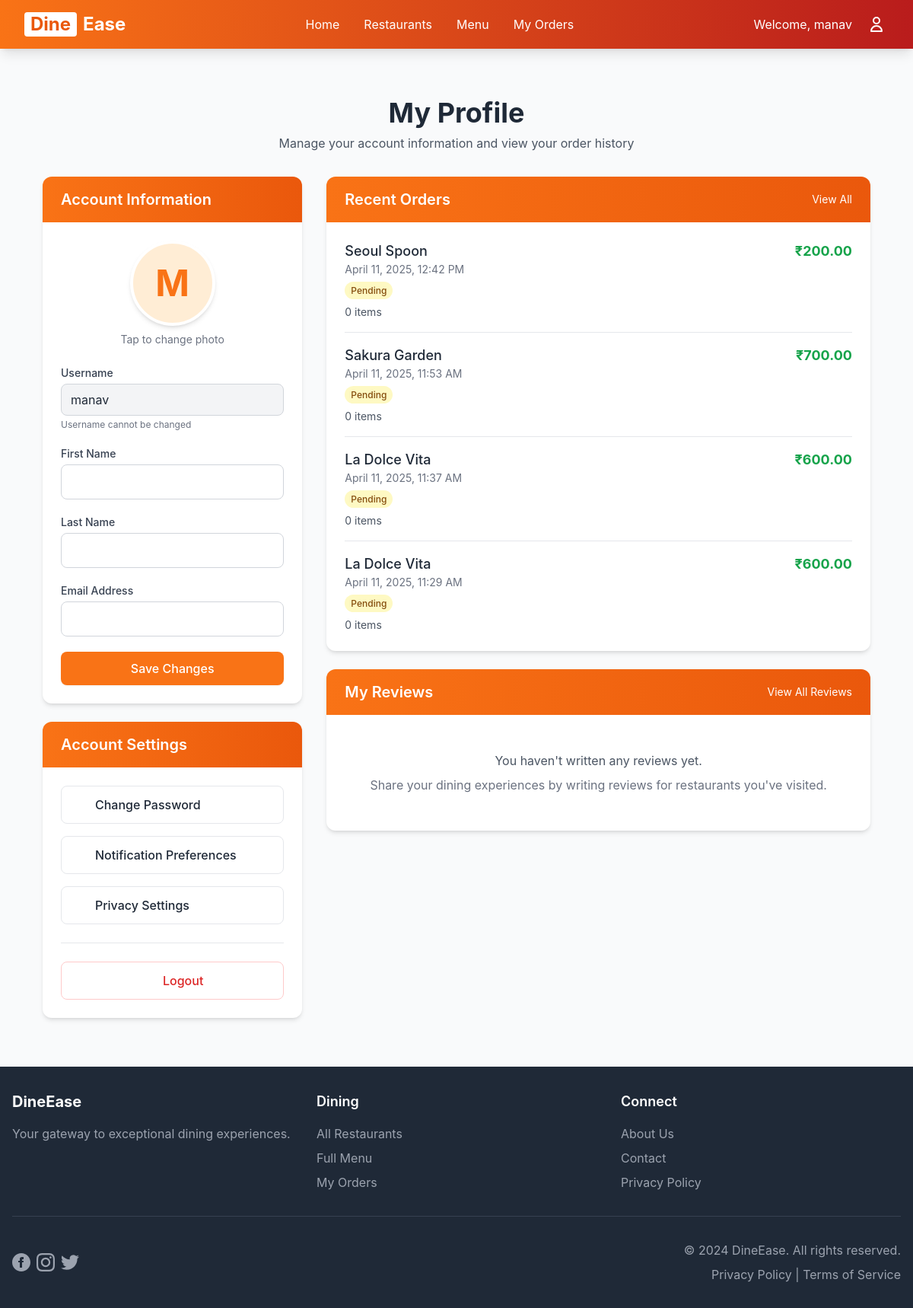
/profile/ (signed in), run on an earlier commit of the app's database.
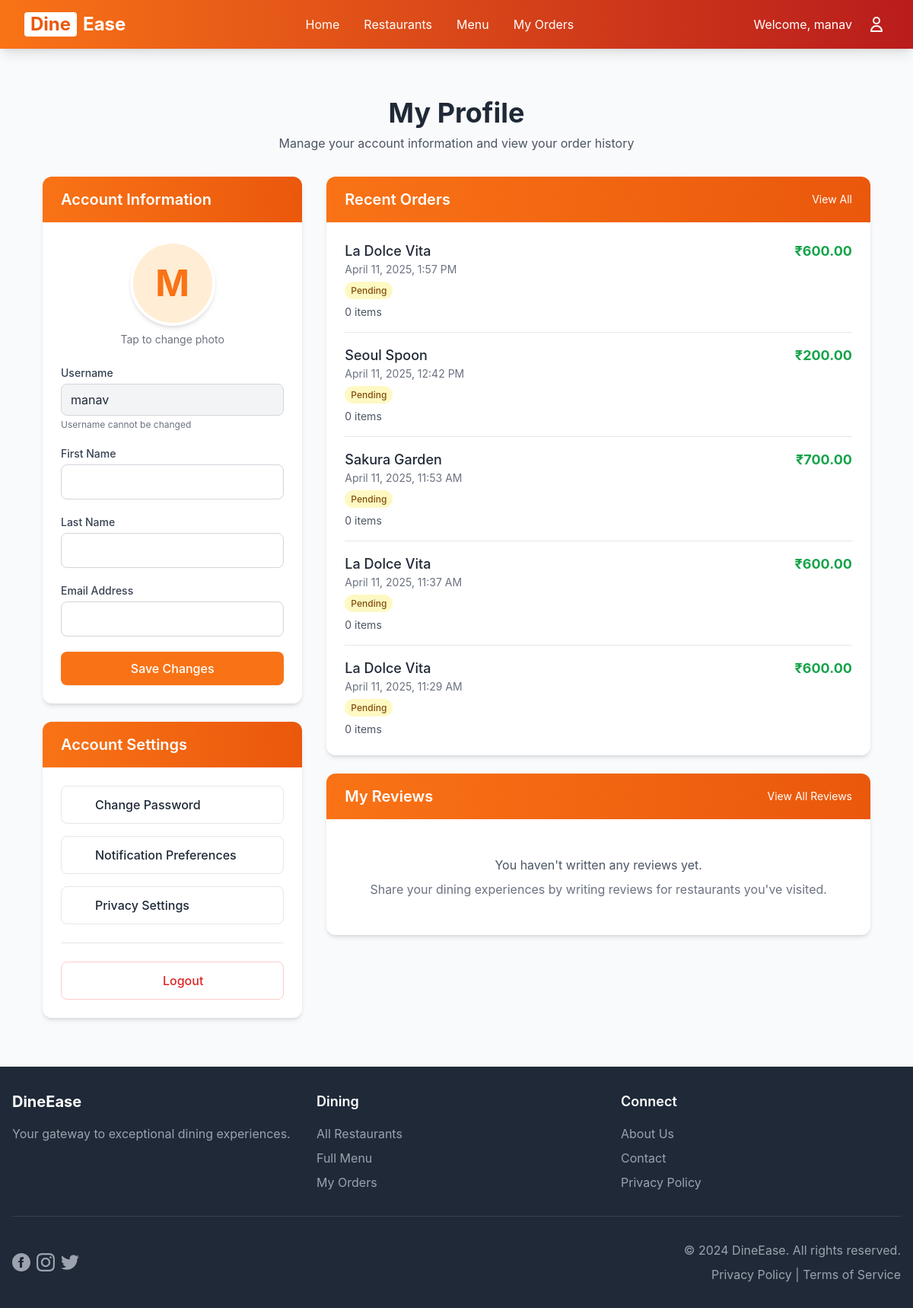
And on a later commit of the database.
### main/models.py (models this page shows, shortened)
class Order(models.Model):
    STATUS_CHOICES = [
        ('Pending', 'Pending'),
        ('Preparing', 'Preparing'),
        ('Completed', 'Completed'),
        ('Cancelled', 'Cancelled'),
    ]
    user = models.ForeignKey(User, on_delete=models.CASCADE, null=True, blank=True)
    guest_id = models.UUIDField(default=uuid.uuid4, editable=False, null=True, blank=True)
    restaurant = models.ForeignKey(Restaurant, on_delete=models.CASCADE)
    status = models.CharField(max_length=20, choices=STATUS_CHOICES, default='Pending')
    total_price = models.DecimalField(max_digits=8, decimal_places=2, default=0.00, editable=False)
    discount_applied = models.DecimalField(max_digits=8, decimal_places=2, default=0.00)
    coupon = models.ForeignKey(Coupon, null=True, blank=True, on_delete=models.SET_NULL)
    created_at = models.DateTimeField(auto_now_add=True)
    def __init__(self, *args, **kwargs):
        super().__init__(*args, **kwargs)
        self.skip_price_calculation = False

class Restaurant(models.Model):
    CUISINE_CHOICES = [
        ('korean','Korean'),
        ('italian', 'Italian'),
        ('japanese','Japanese'),
        ('mexican','Mexican'),
        ('chinese', 'Chinese'),
        ('thai', 'Thai'),
        ('spanish','Spanish'),
        ('indian', 'Indian'),
    ]
    name = models.CharField(max_length=255)
    location = models.CharField(max_length=255)
    description = models.TextField(blank=True)
    image = models.ImageField(upload_to="restaurants/", blank=True, null=True)
    cuisine = models.CharField(
        max_length=20,
        choices=CUISINE_CHOICES,
        default='indian'
    )

### main/views.py (the view, shortened to what this page needs)
# urls.py: path('profile/', views.user_profile, name='user_profile'),
@login_required
def user_profile(request):
    try:
        recent_orders = Order.objects.filter(user=request.user).order_by('-created_at')[:5]
        user_reviews = Review.objects.filter(user=request.user).select_related('restaurant').order_by('-created_at')[:3]
        context = {
            'user': request.user,
            'recent_orders': recent_orders,
            'user_reviews': user_reviews,
        }
        return render(request, 'main/user_profile.html', context)
    except Exception as e:
        messages.error(request, f'Error loading profile: {str(e)}')
        return redirect('home')

### hotel_management/urls.py (called while the page is built)
    def __call__(self, request):
        logger.info(f"Received request: {request.method} {request.path}")
        response = self.get_response(request)
        logger.info(f"Response status: {response.status_code}")
        return response

### main/templates/main/user_profile.html (shortened to what the changed rows need)
{% extends 'main/base.html' %}
{% load static %}
{% block content %}
<div class="max-w-6xl mx-auto p-3 sm:p-4 md:p-6 lg:p-8">
    <div class="text-center mb-6 md:mb-8">
        <h1 class="text-2xl sm:text-3xl md:text-4xl font-bold mb-2 text-gray-800">My Profile</h1>
    </div>
    <div class="grid grid-cols-1 lg:grid-cols-3 gap-4 md:gap-6 lg:gap-8" x-data="{ photoUploading: false }">
        <div class="lg:col-span-1 space-y-4 md:space-y-6">
            <div class="bg-white rounded-xl shadow-md overflow-hidden">
                <div class="bg-gradient-to-r from-orange-500 to-orange-600 px-6 py-4">
                    <h2 class="text-xl font-semibold text-white">Account Information</h2>
                </div>
            </div>
            <div class="bg-white rounded-xl shadow-md overflow-hidden">
                <div class="bg-gradient-to-r from-orange-500 to-orange-600 px-6 py-4">
                    <h2 class="text-xl font-semibold text-white">Account Settings</h2>
                </div>
            </div>
        </div>
        <div class="lg:col-span-2">
            <div class="bg-white rounded-xl shadow-md overflow-hidden mb-6">
                <div class="bg-gradient-to-r from-orange-500 to-orange-600 px-6 py-4 flex justify-between items-center">
                    <h2 class="text-xl font-semibold text-white">Recent Orders</h2>
                </div>
                <div class="p-6">
                    {% if recent_orders %}
                        <div class="divide-y divide-gray-200">
                            {% for order in recent_orders %}
                                <div class="py-4 first:pt-0 last:pb-0">
                                    <a href="{% url 'order_summary' order.id %}" class="block hover:bg-gray-50 rounded-lg p-2 -m-2 transition duration-150">
                                        <div class="flex justify-between items-start">
                                            <div>
                                                <h3 class="text-lg font-medium text-gray-800">{{ order.restaurant.name }}</h3>
                                                <p class="text-sm text-gray-500">{{ order.created_at|date:"F j, Y, g:i A" }}</p>
                                                <p class="mt-1">
                                                    <span class="px-2 py-1 rounded-full text-xs font-medium
                                                        {% if order.status == 'Pending' %}bg-yellow-100 text-yellow-800{% endif %}
                                                        {% if order.status == 'Cancelled' %}bg-red-100 text-red-800{% endif %}">
                                                        {{ order.status }}
                                                    </span>
                                                </p>
                                            </div>
                                            <span class="font-bold text-lg text-green-600">₹{{ order.total_price }}</span>
                                        </div>
                                        <div class="mt-2 text-sm text-gray-600">
                                            <p>{{ order.items.count }} item{{ order.items.count|pluralize }}</p>
                                        </div>
                                    </a>
                                </div>
                            {% endfor %}
                        </div>
                    {% else %}
                        <div class="text-center py-6">
                            <p class="text-gray-600">You haven't placed any orders yet.</p>
                            <a href="{% url 'restaurant_list' %}" class="mt-2 inline-block text-orange-500 hover:text-orange-600">Browse restaurants</a>
                        </div>
                    {% endif %}
                </div>
            </div>
            <div class="bg-white rounded-xl shadow-md overflow-hidden">
                <div class="bg-gradient-to-r from-orange-500 to-orange-600 px-6 py-4 flex justify-between items-center">
                    <h2 class="text-xl font-semibold text-white">My Reviews</h2>
                </div>
            </div>
        </div>
    </div>
</div>
{% endblock %}

What changed in the data, as far as the page shows it:
added Order: restaurant.name "La Dolce Vita", created_at "April 11, 2025, 1:57 PM", status "Pending", total_price "600.00", items.count "0"
